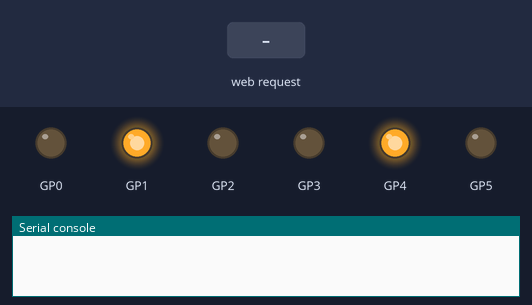
Simulated run of this program. Board: Raspberry Pi Pico running MicroPython. On the bench: output pins drawn as LEDs (lit = HIGH), the last lines printed to the serial console. The inputs (shaded band) are chosen by the test bench. WiFi joins after 1.5 s; threads take turns every 2 ms.

Above: at 1.2 s.
1.3 s: HTTP request GET /start received
At 2.5 s:
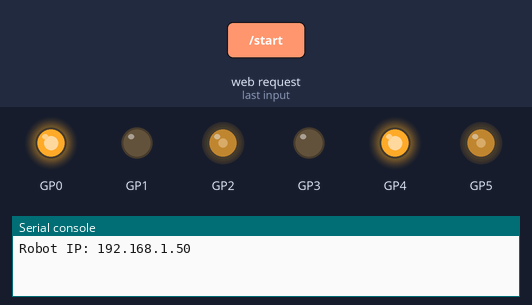
3.0 s: HTTP request GET /stop received
At 3.5 s:
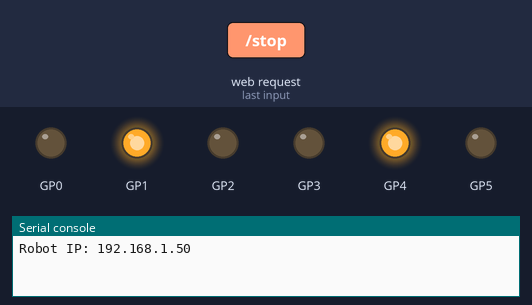
Timing chart, 0 to 6.0 s (numbered marks = the images above; inputs shaded):
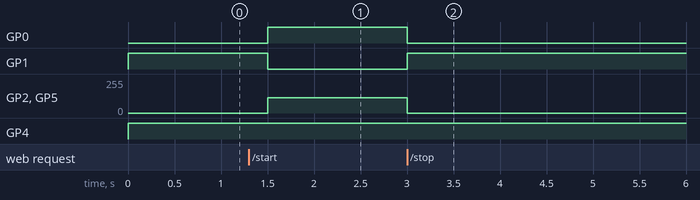

The program:

new.py
```python
import machine
import network
import socket
import time
import _thread
import ure

# ================= HARDWARE CONFIG =================
L_PINS = [5, 4, 3]
R_PINS = [2, 1, 0]
SENSOR_PINS = [15, 14, 13, 12, 9, 8, 7, 6]

# ================= TUNING PARAMETERS (Global) =================
SSID = "Sam"
PASSWORD = "samuel2006"
PWM_FREQ = 10000
LOOP_DELAY = 0.001

# Values now updateable via Web UI
BASE_SPEED = 65.0
KP = 35.0
KD = 250.0
HARD_THRESHOLD = 18.0
WEIGHTS = [-25, -15, -8, -2, 2, 8, 15, 25]

# ================= STATE & HARDWARE INIT =================
robot_active = False
sensors = [machine.Pin(p, machine.Pin.IN) for p in SENSOR_PINS]

def init_motor(pins):
    pwm = machine.PWM(machine.Pin(pins[0]))
    pwm.freq(PWM_FREQ)
    return pwm, machine.Pin(pins[1], machine.Pin.OUT), machine.Pin(pins[2], machine.Pin.OUT)

l_pwm, l_in1, l_in2 = init_motor(L_PINS)
r_pwm, r_in1, r_in2 = init_motor(R_PINS)

def set_motors(l, r):
    l = max(-95, min(95, l))
    r = max(-95, min(95, r))
    l_in1.value(1 if l >= 0 else 0)
    l_in2.value(0 if l >= 0 else 1)
    l_pwm.duty_u16(int(abs(l) * 655.35))
    r_in1.value(1 if r >= 0 else 0)
    r_in2.value(0 if r >= 0 else 1)
    r_pwm.duty_u16(int(abs(r) * 655.35))

# ================= WEB UI HTML =================
def get_html():
    return f"""<!DOCTYPE html><html><head><title>Pico Tuning</title>
    <meta name="viewport" content="width=device-width, initial-scale=1">
    <style>
        body{{background:#111;color:#eee;text-align:center;font-family:sans-serif}}
        input{{width:60px;padding:8px;margin:5px;background:#222;color:#0af;border:1px solid #444;border-radius:5px}}
        button{{padding:15px;width:120px;margin:10px;border-radius:8px;border:none;font-weight:bold;cursor:pointer}}
        .save{{background:#0af;color:#fff;width:80%}}
    </style></head><body>
    <h1>Pico 1000RPM</h1>
    <button style="background:#2ecc71" onclick="fetch('/start')">START</button>
    <button style="background:#e74c3c" onclick="fetch('/stop')">STOP</button>
    <hr>
    <form action="/">
        Speed: <input name="s" value="{BASE_SPEED}"><br>
        Kp: <input name="kp" value="{KP}"><br>
        KD: <input name="kd" value="{KD}"><br>
        Pivot: <input name="pt" value="{HARD_THRESHOLD}"><br>
        <button type="submit" class="save">UPDATE PARAMETERS</button>
    </form>
    </body></html>"""

# ================= WEB SERVER THREAD =================
def web_server():
    global BASE_SPEED, KP, KD, HARD_THRESHOLD, robot_active
    wlan = network.WLAN(network.STA_IF); wlan.active(True); wlan.connect(SSID, PASSWORD)
    while not wlan.isconnected(): time.sleep(0.5)
    print("Robot IP:", wlan.ifconfig()[0])

    s = socket.socket(); s.bind(('0.0.0.0', 80)); s.listen(1)
    while True:
        try:
            cl, _ = s.accept()
            req = cl.recv(1024).decode()

            # Handle Actions
            if 'GET /start' in req: robot_active = True
            if 'GET /stop' in req: robot_active = False

            # Parse Parameters (Regex for s, kp, kd, pt)
            m = ure.search(r's=([\d.]+)&kp=([\d.]+)&kd=([\d.]+)&pt=([\d.]+)', req)
            if m:
                BASE_SPEED = float(m.group(1))
                KP = float(m.group(2))
                KD = float(m.group(3))
                HARD_THRESHOLD = float(m.group(4))

            cl.send("HTTP/1.1 200 OK\r\nContent-Type: text/html\r\n\r\n" + get_html())
            cl.close()
        except Exception as e:
            print("Web error:", e)

# ================= MAIN DRIVE LOOP =================
def drive():
    global robot_active
    last_err = 0
    search_dir = 1

    while True:
        if not robot_active:
            set_motors(0, 0)
            time.sleep(0.1)
            continue

        v = [s.value() for s in sensors]
        active = [i for i, val in enumerate(v) if val]

        if active:
            err = sum(WEIGHTS[i] for i in active) / len(active)
            if err > 2: search_dir = 1
            elif err < -2: search_dir = -1

            derivative = err - last_err
            correction = (KP * err) + (KD * derivative)

            if abs(err) >= HARD_THRESHOLD:
                # AGGRESSIVE TURN: Opposite motor direction
                set_motors(correction, -correction)
            else:
                # SMOOTH TURN: Adjusting both speeds
                set_motors(BASE_SPEED + correction, BASE_SPEED - correction)

            last_err = err
        else:
            # PERSISTENT SEARCH: Turn until line is found
            search_speed = BASE_SPEED * 0.7
            if search_dir == 1:
                set_motors(search_speed, -search_speed)
            else:
                set_motors(-search_speed, search_speed)

        time.sleep(LOOP_DELAY)

# ================= EXECUTION =================
_thread.start_new_thread(web_server, ())
drive()
```

Measured:
- after the input at 1.3 s, GP0: LOW → HIGH after 0.21 s; GP1: HIGH → LOW after 0.21 s; GP2, GP5: 0/255 → 116/255 after 0.21 s
- after the input at 3.0 s, GP0: HIGH → LOW at once; GP1: LOW → HIGH at once; GP2, GP5: 116/255 → 0/255 at once
